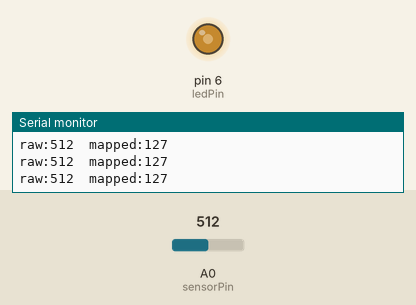
This sketch was run on a simulated Arduino Uno, built with avr-gcc and run on an emulated ATmega328P. On the bench: output pins drawn as LEDs (lit = HIGH), the last lines printed to the serial monitor. The test bench sets the inputs (shaded band); at power-on: A0 (sensorPin) = 512.

Above: at 1.2 s.
1.3 s: A0 (sensorPin) set to 411
At 2.5 s:
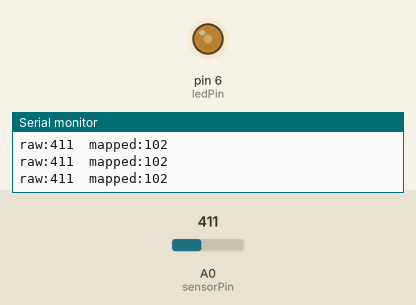
2.8 s: A0 (sensorPin) set to 394
At 3.1 s:
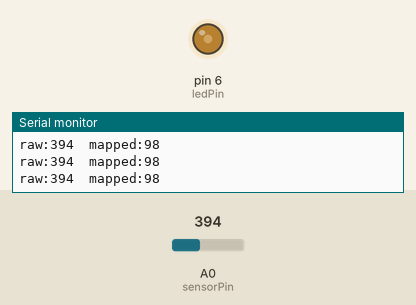
4.3 s: A0 (sensorPin) set to 983
At 4.9 s:
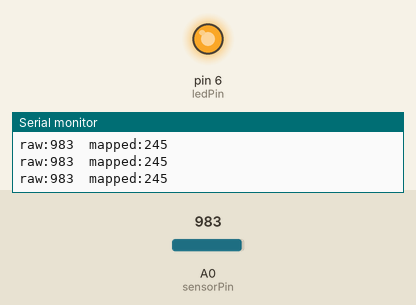
5.8 s: A0 (sensorPin) set to 1007
At 7.0 s:
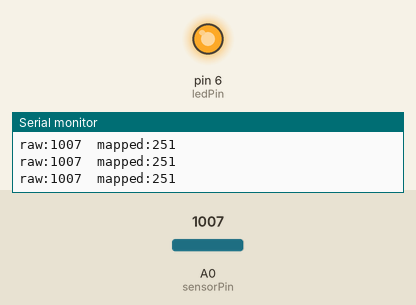
7.3 s: A0 (sensorPin) set to 716
At 7.9 s:
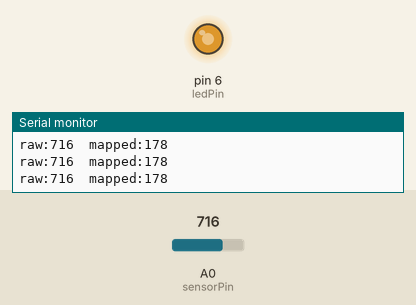
8.8 s: A0 (sensorPin) set to 122
At 10.2 s:
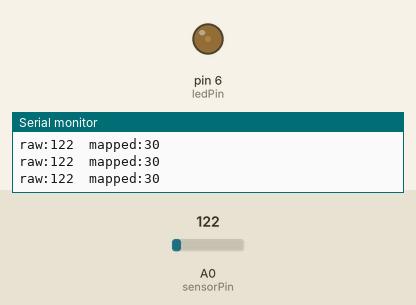
Timing chart, 0 to 11.3 s (numbered marks = the images above; inputs shaded):
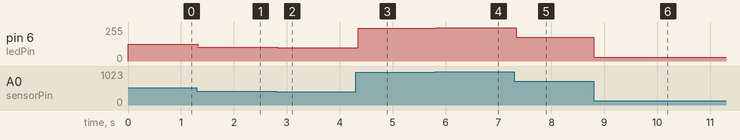

The sketch:

SensorReading.ino
```cpp
/*
  SENSOR READING
  Reads an analog sensor, scales the value to 0-255, prints both numbers to the
  Serial Monitor, and sets an LED's brightness to match.

  PARTS:   Arduino Uno, a 10k potentiometer (or a photoresistor + 10k resistor),
           an LED, a 220 ohm resistor, jumper wires, breadboard.
  WIRING:  Potentiometer: outer legs to 5V and GND, middle leg (wiper) to A0.
           Photoresistor instead: 5V -> photoresistor -> A0 -> 10k resistor -> GND.
           LED: pin 6 -> 220 ohm resistor -> LED long leg; LED short leg -> GND.
  VIEW IT: Tools > Serial Monitor, set to 9600 baud. Or Tools > Serial Plotter
           to see the values as a live graph.

  Comment key: WHAT = the job · WHY = the reason · TRY THIS = a safe experiment
*/

const int sensorPin = A0;  // WHAT: analog input pin
const int ledPin = 6;      // WHY pin 6: it supports PWM (marked ~ on the board)

int rawValue = 0;          // 0-1023 on an Uno (10-bit analog-to-digital converter)
int mappedValue = 0;       // 0-255, the range analogWrite() accepts

void setup() {
  Serial.begin(9600);      // WHY: must match the baud rate in the Serial Monitor
  pinMode(ledPin, OUTPUT);
}

void loop() {
  rawValue = analogRead(sensorPin);

  // WHAT: map() converts one range to another, like converting a test score to a percent.
  mappedValue = map(rawValue, 0, 1023, 0, 255);
  analogWrite(ledPin, mappedValue); // brighter LED = higher reading

  // WHY the labels: the Serial Plotter uses "name:value" pairs to draw a legend.
  Serial.print("raw:");
  Serial.print(rawValue);
  Serial.print("\tmapped:");
  Serial.println(mappedValue);

  // WHY: a short pause keeps the Serial Monitor readable.
  // TRY THIS: remove it and watch how fast the numbers scroll.
  delay(50);
}
```

Measured:
- after the input at 1.3 s, pin 6 (ledPin): 127/255 → 102/255 at once
- after the input at 2.8 s, pin 6 (ledPin): 102/255 → 98/255 at once
- after the input at 4.3 s, pin 6 (ledPin): 98/255 → 245/255 after 0.05 s
- after the input at 5.8 s, pin 6 (ledPin): 245/255 → 251/255 at once
- after the input at 7.3 s, pin 6 (ledPin): 251/255 → 178/255 at once
- after the input at 8.8 s, pin 6 (ledPin): 178/255 → 30/255 at once
